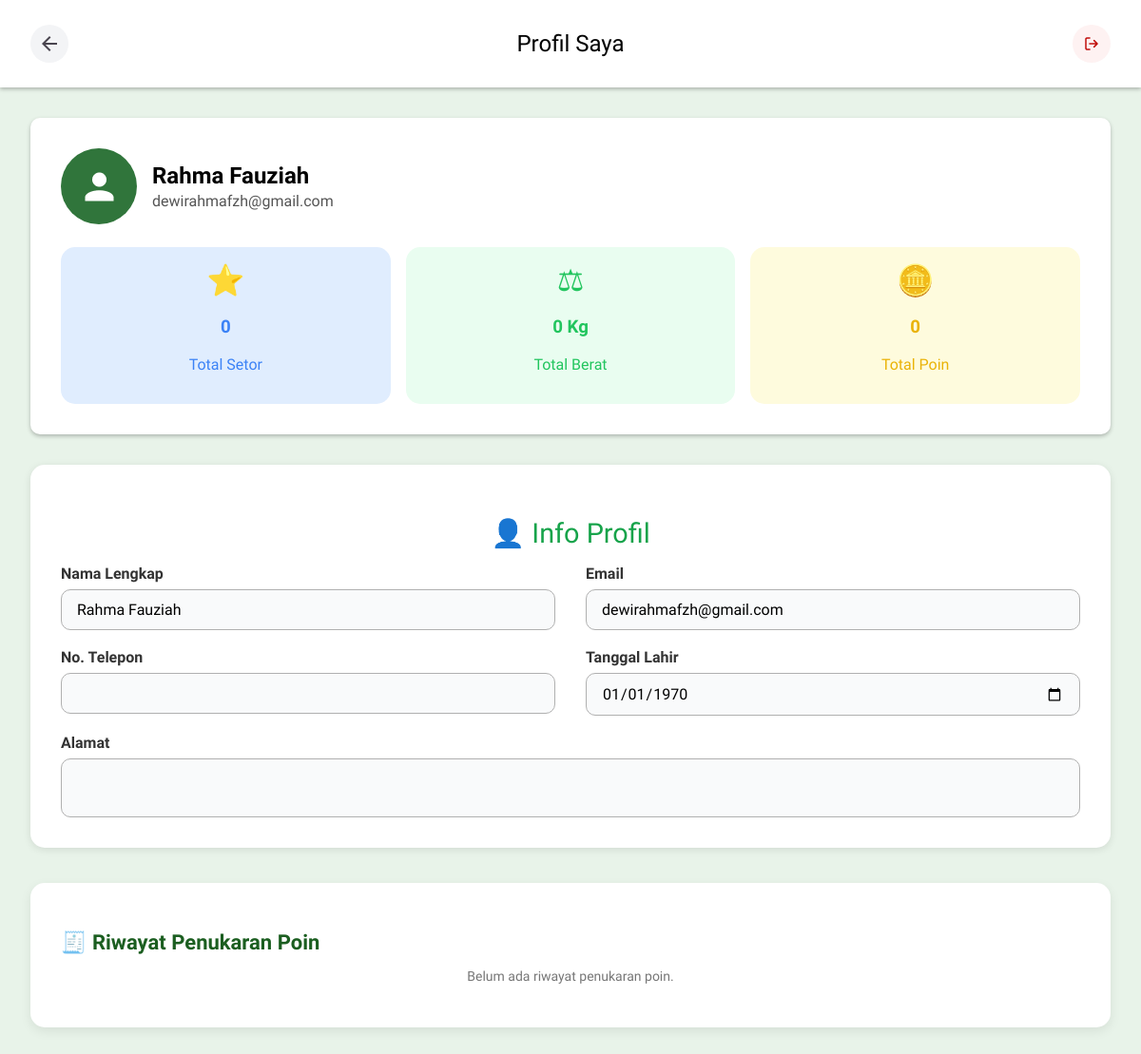
The page /user/profile.php (signed in) on the database its author committed.
### tables this page shows
CREATE TABLE `user` (
  `id_user` int NOT NULL,
  `nama` varchar(100) DEFAULT NULL,
  `email` varchar(100) DEFAULT NULL,
  `password` varchar(255) DEFAULT NULL,
  `alamat` text,
  `no_hp` varchar(15) DEFAULT NULL,
  `tanggal_daftar` date DEFAULT NULL,
  `status` varchar(20) NOT NULL DEFAULT 'aktif',
  `total_setor` int DEFAULT '0',
  `total_berat` decimal(10,2) DEFAULT '0.00',
  `tanggal_lahir` date DEFAULT NULL,
  `reset_token` varchar(100) DEFAULT NULL,
  `reset_expire` datetime DEFAULT NULL
);

### user/profile.php (the view, shortened to what this page needs)
<?php
include 'config.php';
$id_user = $_SESSION['id_user'] ?? null;
function hitungTotalPoin($conn, $id_user) {
    $id_user_safe = $conn->real_escape_string($id_user);
    $total_poin = 0;
    $qSetoran = $conn->query("
        SELECT berat, kategori
        FROM setoran
        WHERE id_user='$id_user_safe' AND status='diverifikasi'
    ");
    $qTukar = $conn->query("
        SELECT IFNULL(SUM(r.poin_diperlukan),0) AS poin_tukar
        FROM req_reward rr
        LEFT JOIN reward r ON rr.id_reward = r.id_reward
        WHERE rr.id_user='$id_user_safe' AND rr.status IN ('disetujui','berhasil')
    ");
    $poinTukar = (int)$qTukar->fetch_assoc()['poin_tukar'];
    $total_poin -= $poinTukar;
    return $total_poin < 0 ? 0 : $total_poin;
}
$user = mysqli_fetch_assoc(mysqli_query($conn, "
    SELECT nama, email, alamat, no_hp, tanggal_lahir
    FROM user
    WHERE id_user = '$id_user'
"));
$total_poin = hitungTotalPoin($conn, $id_user);
$total_setor = mysqli_fetch_assoc(mysqli_query($conn, "
    SELECT COUNT(*) AS total_setor
    FROM setoran
    WHERE id_user = '$id_user' AND status='diverifikasi'
"))['total_setor'];
$total_berat = mysqli_fetch_assoc(mysqli_query($conn, "
    SELECT IFNULL(SUM(berat),0) AS total_berat
    FROM setoran
    WHERE id_user = '$id_user' AND status='diverifikasi'
"))['total_berat'];
$riwayat = mysqli_query($conn, "
    SELECT rr.id_req, rr.status, rr.tanggal AS tanggal_pengajuan,
           r.nama_reward, r.kategori, r.gambar,
           s.nomor_struk, s.tanggal AS tanggal_diterima,
           r.poin_diperlukan AS poin_digunakan
    FROM req_reward rr
    LEFT JOIN reward r ON rr.id_reward = r.id_reward
    LEFT JOIN struk_reward s ON rr.id_req = s.id_req
    WHERE rr.id_user = '$id_user'
    ORDER BY rr.id_req DESC
");
?>
<!DOCTYPE html>
<html lang="id">
<head>
<link rel="stylesheet" href="assets/css/profile.css">
</head>
<body>
<header class="navbar">
    <button class="back-btn" onclick="window.location.href='landing_page.php'">
        <img src="assets/img/back button.png">
    </button>
    <h1>Profil Saya</h1>
    <button class="logout-btn" onclick="window.location.href='logout.php'">
        <img src="assets/img/logout button.png">
    </button>
</header>
<main class="container">
<section class="profile-card">
    <div class="profile-header">
        <div class="profile-info">
            <div class="profile-icon">
                <img src="assets/img/user icon.png" alt="Foto Profil Pengguna">
            </div>
            <div class="profile-info-text">
                <h2><?= htmlspecialchars($user['nama']); ?></h2>
                <p><?= htmlspecialchars($user['email']); ?></p>
            </div>
        </div>
    </div>
    <div class="stats">
        <div class="stat-box blue">
            <div class="icon">⭐</div>
            <h3><?= $total_setor ?></h3>
            <p>Total Setor</p>
        </div>
        <div class="stat-box green">
            <div class="icon">⚖</div>
            <h3><?= $total_berat ?> Kg</h3>
            <p>Total Berat</p>
        </div>
        <div class="stat-box yellow">
            <div class="icon">🪙</div>
            <h3><?= number_format($total_poin, 0, ',', '.') ?></h3>
            <p>Total Poin</p>
        </div>
    </div>
</section>
<section class="info-card">
    <h2 class="info-title">👤 Info Profil</h2>
    <form id="formProfile" action="update_profile.php" method="POST">
        <div class="info-grid">
            <div class="info-item">
                <label>Nama Lengkap</label>
                <input type="text" name="nama" value="<?= htmlspecialchars($user['nama']); ?>">
            </div>
            <div class="info-item">
                <label>Email</label>
                <input type="email" name="email" value="<?= htmlspecialchars($user['email']); ?>">
            </div>
            <div class="info-item">
                <label>No. Telepon</label>
                <input type="text" name="no_hp" value="<?= htmlspecialchars($user['no_hp']); ?>">
            </div>
            <div class="info-item">
                <label>Tanggal Lahir</label>
                <input type="date" name="tanggal_lahir" value="<?= date('Y-m-d', strtotime($user['tanggal_lahir'])) ?>">
            </div>
            <div class="info-item full">
                <label>Alamat</label>
                <textarea name="alamat"><?= htmlspecialchars($user['alamat']); ?></textarea>
            </div>
        </div>
    </form>
</section>
<section class="riwayat-card">
    <h2 class="riwayat-title">🧾 Riwayat Penukaran Poin</h2>
    <?php if(mysqli_num_rows($riwayat) > 0): ?>
        <div class="riwayat-list">
            <?php while($row = mysqli_fetch_assoc($riwayat)): ?>
            <div class="riwayat-item <?= strtolower($row['status']) ?>">
                <div class="riwayat-left">
                    <div class="riwayat-image">
                        <img src="uploads/reward/<?= htmlspecialchars($row['gambar']) ?>" alt="">
                    </div>
                    <div class="riwayat-info">
                        <h4><?= htmlspecialchars($row['nama_reward']) ?></h4>
                        <p>Kategori: <?= htmlspecialchars($row['kategori']) ?></p>
                        <p>Tanggal Pengajuan: <?= date('d M Y', strtotime($row['tanggal_pengajuan'])) ?></p>
                        <?php if($row['status'] == 'berhasil' && !empty($row['nomor_struk'])): ?>
                        <div class="struk-box">
                            <p><strong>Struk Reward</strong></p>
                            <p>Nomor Struk: <strong><?= htmlspecialchars($row['nomor_struk']) ?></strong></p>
                            <p>Reward: <?= htmlspecialchars($row['nama_reward']) ?></p>
                            <p>Poin Digunakan: <?= $row['poin_digunakan'] ?? 0 ?></p>
                            <p>Tanggal Diterima: <?= date('d M Y', strtotime($row['tanggal_diterima'])) ?></p>
                        </div>
                        <?php endif; ?>
                    </div>
                </div>
                <span class="riwayat-status <?= strtolower($row['status']) ?>">
                    <?= ucfirst($row['status']) ?>
                </span>
            </div>
            <?php endwhile; ?>
        </div>
    <?php else: ?>
        <p class="riwayat-empty">Belum ada riwayat penukaran poin.</p>
    <?php endif; ?>
</section>
</main>
</body>
</html>

### assets/css/profile.css (style rules this page uses)
body { font-family: "Mitr", sans-serif; background-color: #e8f3e9; margin: 0; padding: 0; color: #000; }
.navbar { display: flex; justify-content: space-between; align-items: center; background: #fff; box-shadow: 0px 2px 4px rgba(0, 0, 0, 0.25); padding: 1rem 2rem; }
.navbar h1 { font-weight: 500; font-size: 1.5rem; }
.back-btn { display: flex; align-items: center; justify-content: center; background: #f3f4f6; border: none; outline: none; border-radius: 50%; width: 40px; height: 40px; color: #fff; font-size: 1.2rem; cursor: pointer; transition: transform 0.2s ease, background 0.2s ease; }
.back-btn img { transition: filter 0.2s ease; }
.back-btn::before, .back-btn::after { content: none !important; }
.logout-btn { display: flex; align-items: center; justify-content: center; background: #fef2f2; border: none; outline: none; border-radius: 50%; width: 40px; height: 40px; cursor: pointer; transition: transform 0.2s ease, background 0.2s ease; }
.logout-btn img { transition: transform 0.2s ease; }
.container { padding: 2rem; display: flex; flex-direction: column; gap: 2rem; }
.profile-card { background: #fff; border-radius: 10px; box-shadow: 0px 2px 4px rgba(0, 0, 0, 0.25); padding: 2rem; }
.profile-header { display: flex; flex-direction: row; align-items: flex-start; justify-content: space-between; gap: 1rem; }
.profile-info { display: flex; flex-direction: row; align-items: center; gap: 1rem; }
.profile-icon { background: rgba(7, 89, 20, 0.83); width: 80px; height: 80px; border-radius: 50%; display: flex; align-items: center; justify-content: center; color: white; font-size: 2rem; }
.profile-info-text { display: flex; flex-direction: column; justify-content: flex-start; align-items: flex-start; gap: 0.2rem; }
.profile-info-text h2 { margin: 0; }
.profile-info-text p { margin: 0; color: #555; }
.stats { margin-top: 1.5rem; display: grid; grid-template-columns: repeat(auto-fit, minmax(150px, 1fr)); gap: 1rem; }
.stat-box { text-align: center; padding: 1rem; border-radius: 15px; }
.stat-box .icon { font-size: 2rem; margin-bottom: 0.5rem; }
.blue { background: #e0edfe; color: #3b82f6; }
.green { background: #e9fdf0; color: #22c55e; }
.yellow { background: #fefbdd; color: #eab308; }
.info-card { background: #fff; border-radius: 10px; box-shadow: 0px 2px 4px rgba(0, 0, 0, 0.25); padding: 2rem; }
.info-title { text-align: center; color: #16a34a; font-weight: 500; font-size: 1.8rem; margin-bottom: 1rem; }
.info-grid { display: grid; grid-template-columns: repeat(2, 1fr); gap: 1.2rem 2rem; align-items: start; }
.info-item { display: flex; flex-direction: column; }
.info-item label { font-weight: 600; color: #333; margin-bottom: 0.4rem; }
.info-item input, .info-item textarea { width: 100%; background: #f9fafb; border: 1px solid #b0b0b0; border-radius: 10px; padding: 0.7rem 1rem; font-size: 1rem; box-sizing: border-box; font-family: "Mitr", sans-serif; }
.info-item input::placeholder, .info-item textarea::placeholder { font-family: "Mitr", sans-serif; color: #999; font-size: 1rem; }
.info-item textarea { min-height: 45px; resize: none; }
.info-item.full { grid-column: span 2; }
.info-card { background: #fff; border-radius: 15px; box-shadow: 0 2px 8px rgba(0, 0, 0, 0.1); padding: 2rem; }
.riwayat-card { background: #fff; padding: 2rem; margin-top: 5px; border-radius: 15px; box-shadow: 0 4px 12px rgba(0,0,0,0.08); }
.riwayat-title { font-size: 22px; font-weight: 600; margin-bottom: 15px; color: #1b5e20; }
.riwayat-empty { font-size: 14px; text-align: center; color: #777; margin-top: 10px; }

### rows shown on the page
user: nama "Rahma Fauziah", email "dewirahmafzh@gmail.com", tanggal_lahir "01/01/1970"

### other values the page prints
$total_setor "0"
$total_berat "0"
$total_poin "0"
